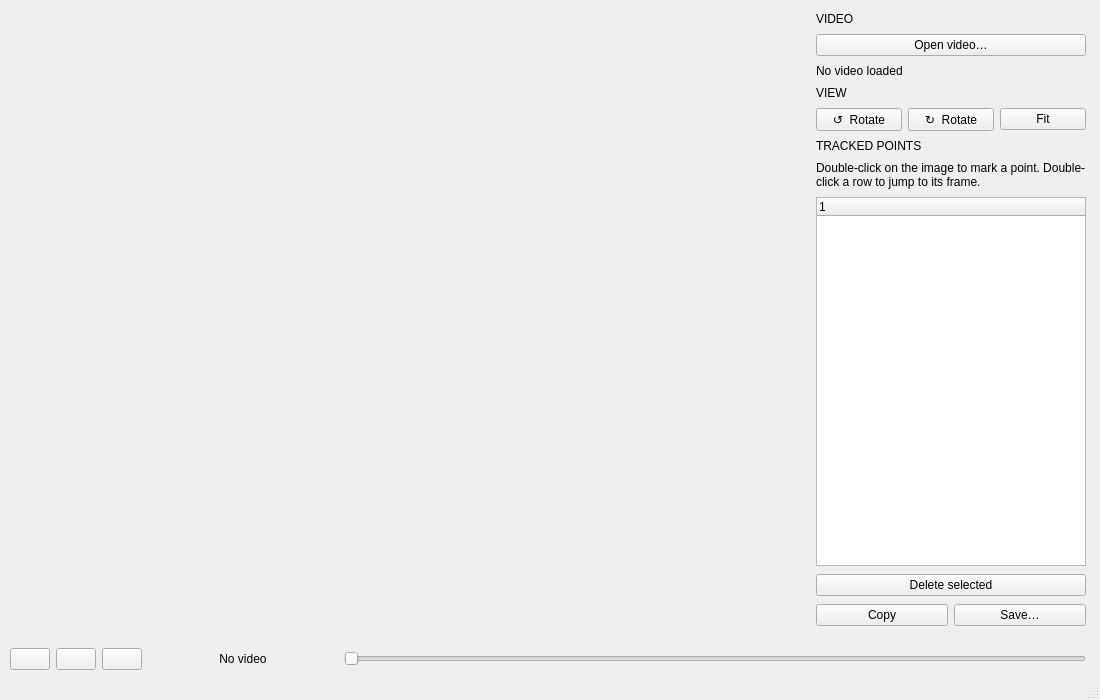
<?xml version="1.0" encoding="UTF-8"?>
<ui version="4.0">
 <class>Window</class>
 <widget class="QMainWindow" name="Window">
  <property name="geometry">
   <rect>
    <x>0</x>
    <y>0</y>
    <width>1100</width>
    <height>700</height>
   </rect>
  </property>
  <property name="windowTitle">
   <string>csImgTracker</string>
  </property>
  <widget class="QWidget" name="centralwidget">
   <layout class="QVBoxLayout" name="verticalLayout" stretch="1,0">
    <property name="spacing">
     <number>0</number>
    </property>
    <property name="leftMargin">
     <number>0</number>
    </property>
    <property name="topMargin">
     <number>0</number>
    </property>
    <property name="rightMargin">
     <number>0</number>
    </property>
    <property name="bottomMargin">
     <number>0</number>
    </property>
    <item>
     <widget class="QSplitter" name="splitter">
      <property name="orientation">
       <enum>Qt::Horizontal</enum>
      </property>
      <property name="handleWidth">
       <number>1</number>
      </property>
      <property name="childrenCollapsible">
       <bool>false</bool>
      </property>
      <widget class="csVisOpenGL::Frame" name="preview" native="true">
       <property name="sizePolicy">
        <sizepolicy hsizetype="Preferred" vsizetype="Preferred">
         <horstretch>1</horstretch>
         <verstretch>1</verstretch>
        </sizepolicy>
       </property>
       <layout class="QHBoxLayout" name="horizontalLayout" stretch="1">
        <property name="leftMargin">
         <number>0</number>
        </property>
        <property name="topMargin">
         <number>0</number>
        </property>
        <property name="rightMargin">
         <number>0</number>
        </property>
        <property name="bottomMargin">
         <number>0</number>
        </property>
        <item>
         <spacer name="horizontalSpacer">
          <property name="orientation">
           <enum>Qt::Horizontal</enum>
          </property>
          <property name="sizeHint" stdset="0">
           <size>
            <width>500</width>
            <height>20</height>
           </size>
          </property>
         </spacer>
        </item>
       </layout>
      </widget>
      <widget class="QWidget" name="sidePanel" native="true">
       <property name="minimumSize">
        <size>
         <width>280</width>
         <height>0</height>
        </size>
       </property>
       <layout class="QVBoxLayout" name="verticalLayout_2">
        <property name="spacing">
         <number>8</number>
        </property>
        <property name="leftMargin">
         <number>14</number>
        </property>
        <property name="topMargin">
         <number>12</number>
        </property>
        <property name="rightMargin">
         <number>14</number>
        </property>
        <property name="bottomMargin">
         <number>14</number>
        </property>
        <item>
         <widget class="QLabel" name="labelHeadingVideo">
          <property name="text">
           <string>VIDEO</string>
          </property>
          <property name="heading" stdset="0">
           <bool>true</bool>
          </property>
         </widget>
        </item>
        <item>
         <widget class="QPushButton" name="pushButtonOpen">
          <property name="text">
           <string>Open video…</string>
          </property>
          <property name="toolTip">
           <string>Open a video file (Ctrl+O)</string>
          </property>
          <property name="accent" stdset="0">
           <bool>true</bool>
          </property>
         </widget>
        </item>
        <item>
         <widget class="QLabel" name="labelVideoInfo">
          <property name="text">
           <string>No video loaded</string>
          </property>
          <property name="wordWrap">
           <bool>true</bool>
          </property>
          <property name="textInteractionFlags">
           <set>Qt::TextSelectableByMouse</set>
          </property>
         </widget>
        </item>
        <item>
         <widget class="QLabel" name="labelHeadingView">
          <property name="text">
           <string>VIEW</string>
          </property>
          <property name="heading" stdset="0">
           <bool>true</bool>
          </property>
         </widget>
        </item>
        <item>
         <widget class="QWidget" name="widgetControls" native="true">
          <layout class="QHBoxLayout" name="horizontalLayoutControls">
           <property name="spacing">
            <number>6</number>
           </property>
           <property name="leftMargin">
            <number>0</number>
           </property>
           <property name="topMargin">
            <number>0</number>
           </property>
           <property name="rightMargin">
            <number>0</number>
           </property>
           <property name="bottomMargin">
            <number>0</number>
           </property>
           <item>
            <widget class="QPushButton" name="pushButtonRotateLeft">
             <property name="text">
              <string>↺  Rotate</string>
             </property>
             <property name="toolTip">
              <string>Rotate the image 90° counter-clockwise</string>
             </property>
            </widget>
           </item>
           <item>
            <widget class="QPushButton" name="pushButtonRotateRight">
             <property name="text">
              <string>↻  Rotate</string>
             </property>
             <property name="toolTip">
              <string>Rotate the image 90° clockwise</string>
             </property>
            </widget>
           </item>
           <item>
            <widget class="QPushButton" name="pushButtonFit">
             <property name="text">
              <string>Fit</string>
             </property>
             <property name="toolTip">
              <string>Fit the whole image in the view (F)</string>
             </property>
            </widget>
           </item>
          </layout>
         </widget>
        </item>
        <item>
         <widget class="QLabel" name="labelHeadingPoints">
          <property name="text">
           <string>TRACKED POINTS</string>
          </property>
          <property name="heading" stdset="0">
           <bool>true</bool>
          </property>
         </widget>
        </item>
        <item>
         <widget class="QLabel" name="labelHint">
          <property name="text">
           <string>Double-click on the image to mark a point. Double-click a row to jump to its frame.</string>
          </property>
          <property name="wordWrap">
           <bool>true</bool>
          </property>
         </widget>
        </item>
        <item>
         <widget class="QTreeWidget" name="treeWidget">
          <property name="sizePolicy">
           <sizepolicy hsizetype="MinimumExpanding" vsizetype="Expanding">
            <horstretch>0</horstretch>
            <verstretch>1</verstretch>
           </sizepolicy>
          </property>
          <property name="alternatingRowColors">
           <bool>true</bool>
          </property>
          <property name="uniformRowHeights">
           <bool>true</bool>
          </property>
          <attribute name="headerVisible">
           <bool>true</bool>
          </attribute>
          <column>
           <property name="text">
            <string notr="true">1</string>
           </property>
          </column>
         </widget>
        </item>
        <item>
         <widget class="QPushButton" name="pushButtonDeleteSelected">
          <property name="text">
           <string>Delete selected</string>
          </property>
          <property name="toolTip">
           <string>Delete the selected point, or all the points of the selected frame (Del)</string>
          </property>
          <property name="danger" stdset="0">
           <bool>true</bool>
          </property>
         </widget>
        </item>
        <item>
         <widget class="QWidget" name="widgetCopySave" native="true">
          <layout class="QHBoxLayout" name="horizontalLayoutCopySave">
           <property name="spacing">
            <number>6</number>
           </property>
           <property name="leftMargin">
            <number>0</number>
           </property>
           <property name="topMargin">
            <number>0</number>
           </property>
           <property name="rightMargin">
            <number>0</number>
           </property>
           <property name="bottomMargin">
            <number>0</number>
           </property>
           <item>
            <widget class="QPushButton" name="pushButtonCopy">
             <property name="text">
              <string>Copy</string>
             </property>
             <property name="toolTip">
              <string>Copy all the points to the clipboard, ready to paste in a spreadsheet</string>
             </property>
            </widget>
           </item>
           <item>
            <widget class="QPushButton" name="pushButtonSave">
             <property name="text">
              <string>Save…</string>
             </property>
             <property name="toolTip">
              <string>Save all the points to a text file (Ctrl+S)</string>
             </property>
            </widget>
           </item>
          </layout>
         </widget>
        </item>
       </layout>
      </widget>
     </widget>
    </item>
    <item>
     <widget class="QWidget" name="transportBar" native="true">
      <layout class="QHBoxLayout" name="horizontalLayoutTransport" stretch="0,0,0,0,1">
       <property name="spacing">
        <number>6</number>
       </property>
       <property name="leftMargin">
        <number>10</number>
       </property>
       <property name="topMargin">
        <number>8</number>
       </property>
       <property name="rightMargin">
        <number>14</number>
       </property>
       <property name="bottomMargin">
        <number>8</number>
       </property>
       <item>
        <widget class="QPushButton" name="pushButtonPrev">
         <property name="toolTip">
          <string>Previous frame (←)</string>
         </property>
         <property name="transport" stdset="0">
          <bool>true</bool>
         </property>
        </widget>
       </item>
       <item>
        <widget class="QPushButton" name="pushButtonPlay">
         <property name="toolTip">
          <string>Play / pause (Space)</string>
         </property>
         <property name="checkable">
          <bool>true</bool>
         </property>
         <property name="transport" stdset="0">
          <bool>true</bool>
         </property>
        </widget>
       </item>
       <item>
        <widget class="QPushButton" name="pushButtonNext">
         <property name="toolTip">
          <string>Next frame (→)</string>
         </property>
         <property name="transport" stdset="0">
          <bool>true</bool>
         </property>
        </widget>
       </item>
       <item>
        <widget class="QLabel" name="labelVideoPos">
         <property name="minimumSize">
          <size>
           <width>190</width>
           <height>0</height>
          </size>
         </property>
         <property name="alignment">
          <set>Qt::AlignCenter</set>
         </property>
         <property name="text">
          <string>No video</string>
         </property>
        </widget>
       </item>
       <item>
        <widget class="QSlider" name="horizontalSlider">
         <property name="orientation">
          <enum>Qt::Horizontal</enum>
         </property>
         <property name="focusPolicy">
          <enum>Qt::NoFocus</enum>
         </property>
        </widget>
       </item>
      </layout>
     </widget>
    </item>
   </layout>
  </widget>
  <widget class="QStatusBar" name="statusbar"/>
 </widget>
 <customwidgets>
  <customwidget>
   <class>csVisOpenGL::Frame</class>
   <extends>QWidget</extends>
   <header location="global">csVisOpenGL/Frame.hpp</header>
   <container>1</container>
  </customwidget>
 </customwidgets>
 <resources/>
 <connections/>
</ui>
